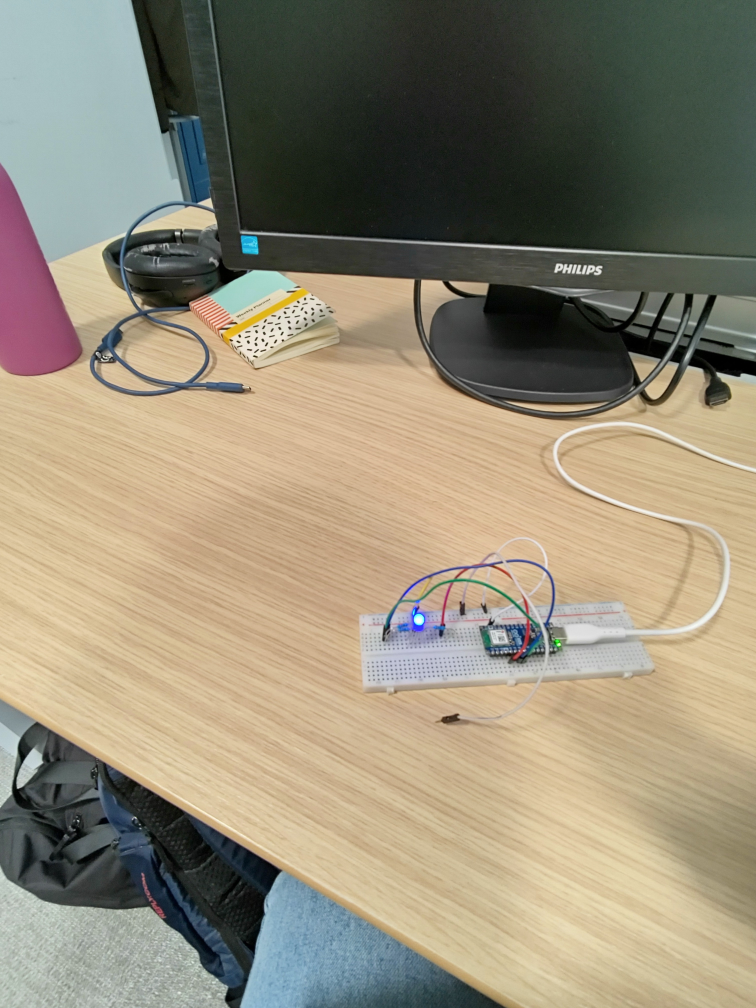
#> input picture led_images/blu_idle.jpg, 3024 x 4032 px (shown at 1/4 size)
$ python -i main.py   (imports and definitions only)
#> lines starting #> are read from the running program, lines starting #| are printed output that depends on the picture
from fastapi import FastAPI, UploadFile, File, Header, HTTPException
from fastapi.responses import JSONResponse
import cv2
import numpy as np
import os

# [1 line not run here, left out]

API_KEY = os.getenv("CV_API_KEY", "supersegreta")

def analyze_led_circuit_from_bytes(image_bytes: bytes):

    # Decodifica bytes -> immagine OpenCV (BGR)
    np_arr = np.frombuffer(image_bytes, np.uint8)
    img = cv2.imdecode(np_arr, cv2.IMREAD_COLOR)

    if img is None:
        raise ValueError("Impossibile decodificare l'immagine")

    # Conversione in HSV
    hsv = cv2.cvtColor(img, cv2.COLOR_BGR2HSV)
    v_channel = hsv[:, :, 2]

    # Blur per ridurre il rumore
    blurred_v = cv2.GaussianBlur(v_channel, (15, 15), 0)

    # Punto più luminoso
    _, max_val, _, max_loc = cv2.minMaxLoc(blurred_v)
    x, y = max_loc

    # Se troppo scuro -> LED spento / non rilevato
    if max_val < 150:
        return {
            "category": "circuito",
            "value": "spento",
            "confidence": 0.0
        }

    # Crop attorno al punto più luminoso
    padding = 40
    h, w = img.shape[:2]
    x1, y1 = max(0, x - padding), max(0, y - padding)
    x2, y2 = min(w, x + padding), min(h, y + padding)

    hsv_crop = hsv[y1:y2, x1:x2]

    # Maschera per escludere centro bianco e pixel scuri
    color_mask = cv2.inRange(hsv_crop, (0, 60, 60), (180, 255, 255))
    valid_pixels = hsv_crop[color_mask > 0]

    if len(valid_pixels) == 0:
        return {
            "category": "circuito",
            "value": "indeterminato",
            "confidence": 0.0
        }

    # Range Hue
    color_ranges = {
        "rosso": [(0, 10), (165, 180)],
        "giallo": [(15, 35)],
        "verde": [(45, 85)],
        "blu": [(100, 130)],
        "viola": [(135, 160)]
    }

    hues = valid_pixels[:, 0]
    votes = {}

    for color, ranges in color_ranges.items():
        count = sum(np.sum((hues >= low) & (hues <= high)) for low, high in ranges)
        votes[color] = int(count)

    winner = max(votes, key=votes.get)
    confidence = votes[winner] / len(valid_pixels)

    # Soglia minima consigliata per evitare classificazioni forzate
    if confidence < 0.20:
        return {
            "category": "circuito",
            "value": "indeterminato",
            "confidence": round(float(confidence), 4)
        }

    return {
        "category": "circuito",
        "value": winner,
        "confidence": round(float(confidence), 4)
    }


# [3 lines that did not run here, left out]


# [3 lines that did not run here, left out]


# [23 lines not run here, left out]

>>> import cv2
>>> picture = cv2.imread('led_images/blu_idle.jpg', cv2.IMREAD_GRAYSCALE)
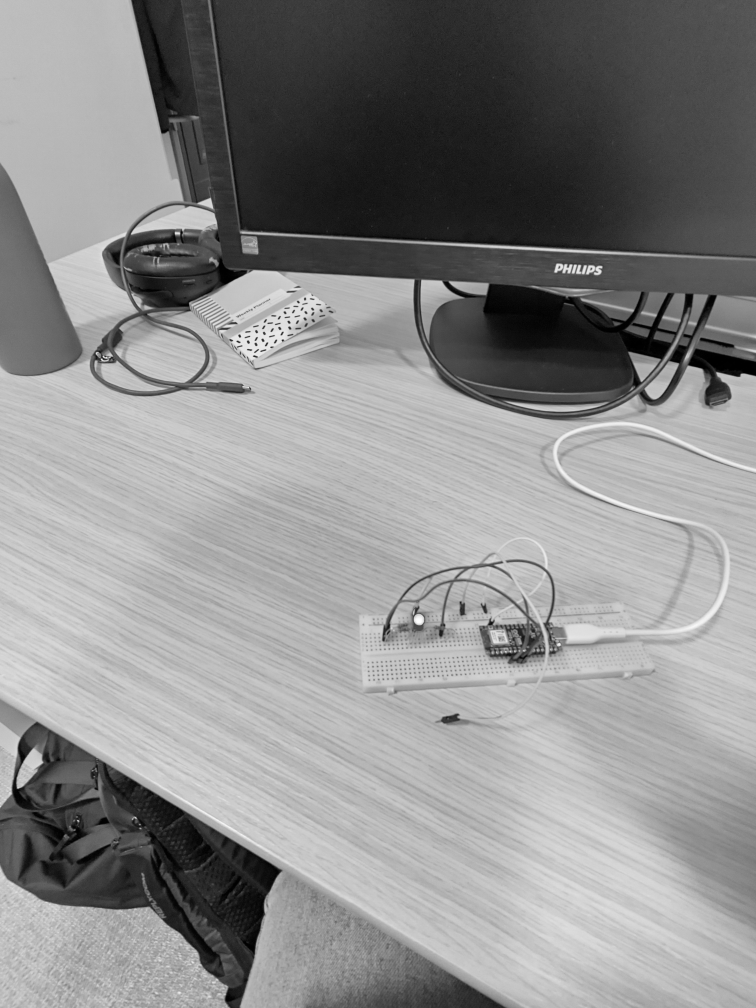
#> picture: shape (4032, 3024) (shown at 1/4 size); min 0, max 255, mean 139.8
#> (the run stopped early here; a loop or call above may not have finished)

$ run again, on led_images/giallo_step1Completato.jpg
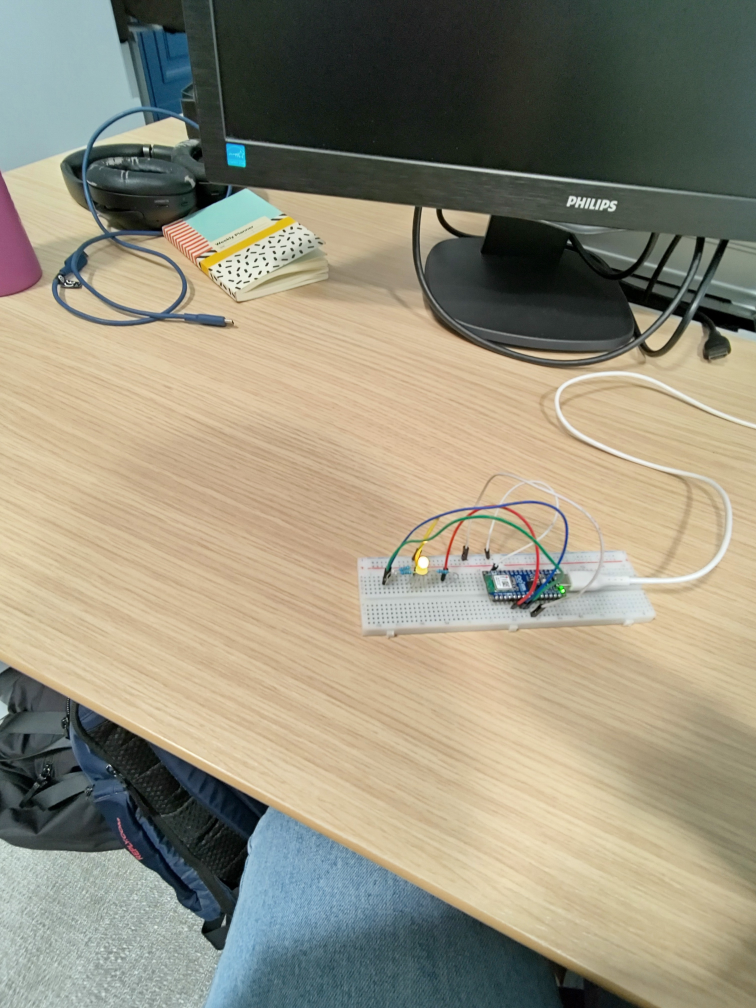
#> input picture led_images/giallo_step1Completato.jpg, 3024 x 4032 px (shown at 1/4 size)
#> `picture = cv2.imread('led_images/blu_idle.jpg', cv2.IMREAD_GRAYSCALE)`:
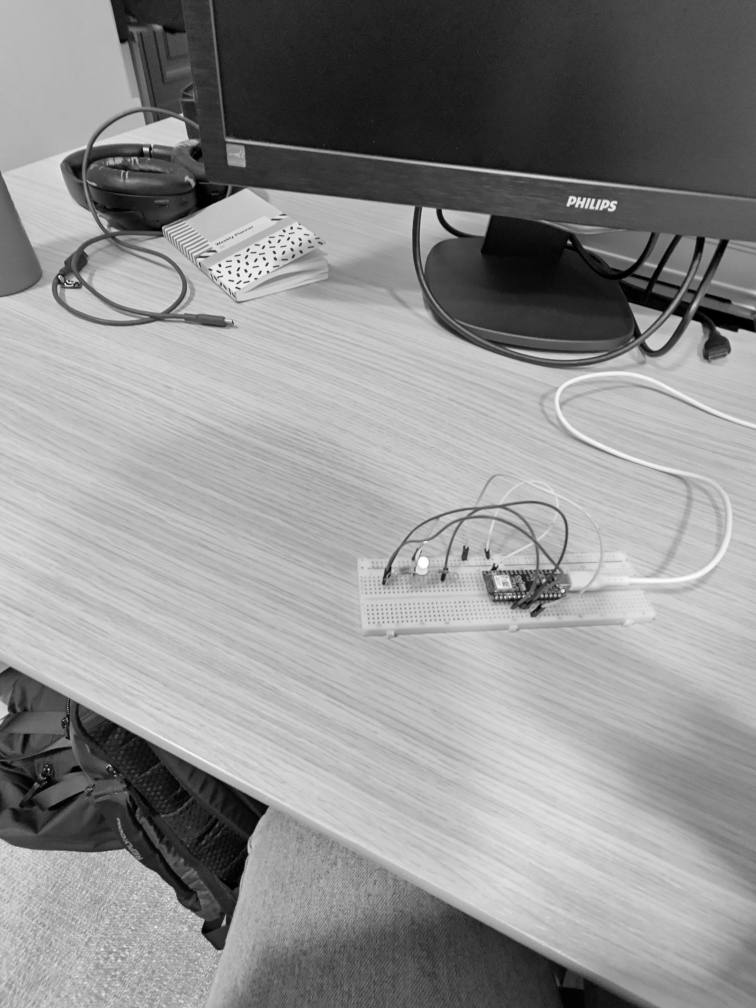
#> picture: shape (4032, 3024) (shown at 1/4 size); min 0, max 255, mean 143.7

$ run again, on led_images/rosso_errore.jpg
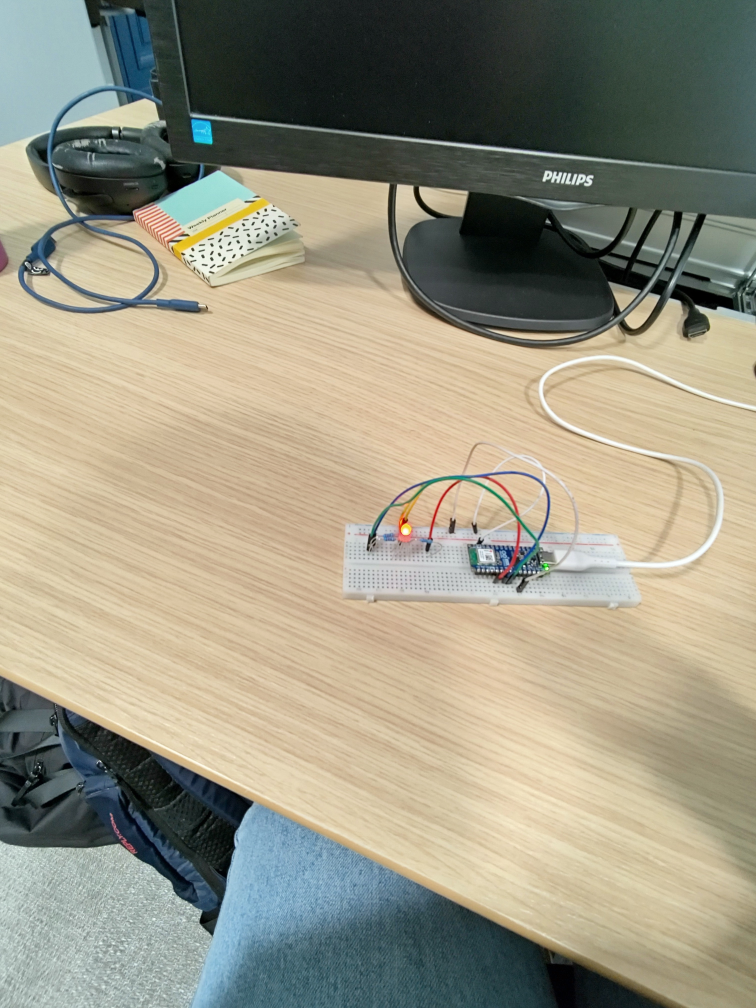
#> input picture led_images/rosso_errore.jpg, 3024 x 4032 px (shown at 1/4 size)
#> `picture = cv2.imread('led_images/blu_idle.jpg', cv2.IMREAD_GRAYSCALE)`:
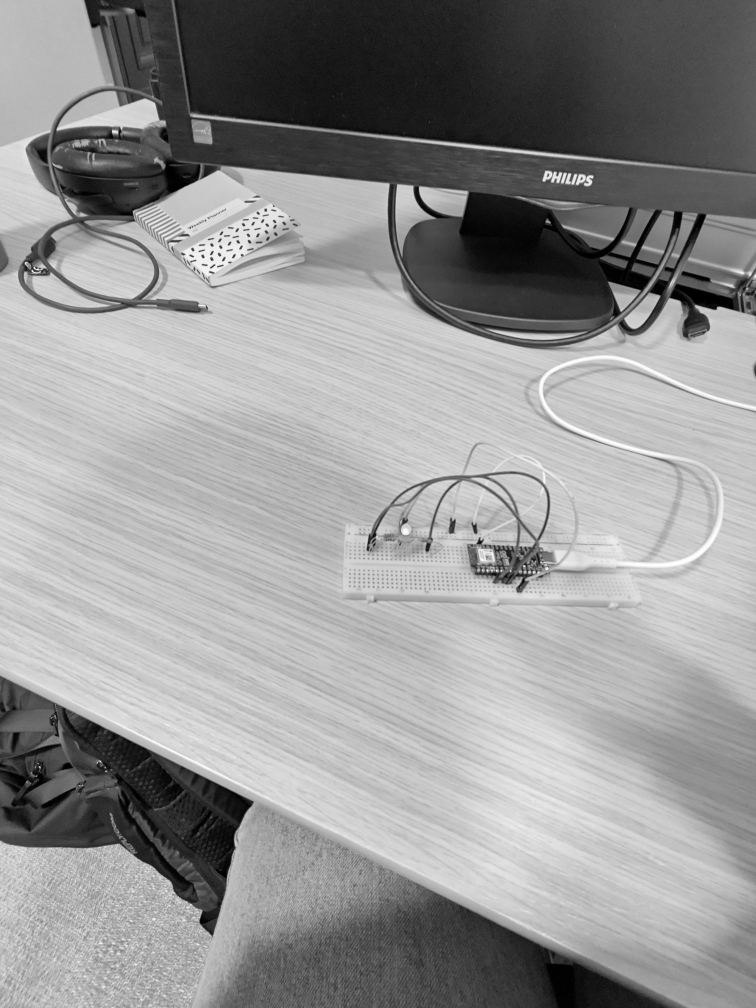
#> picture: shape (4032, 3024) (shown at 1/4 size); min 0, max 255, mean 148.8
